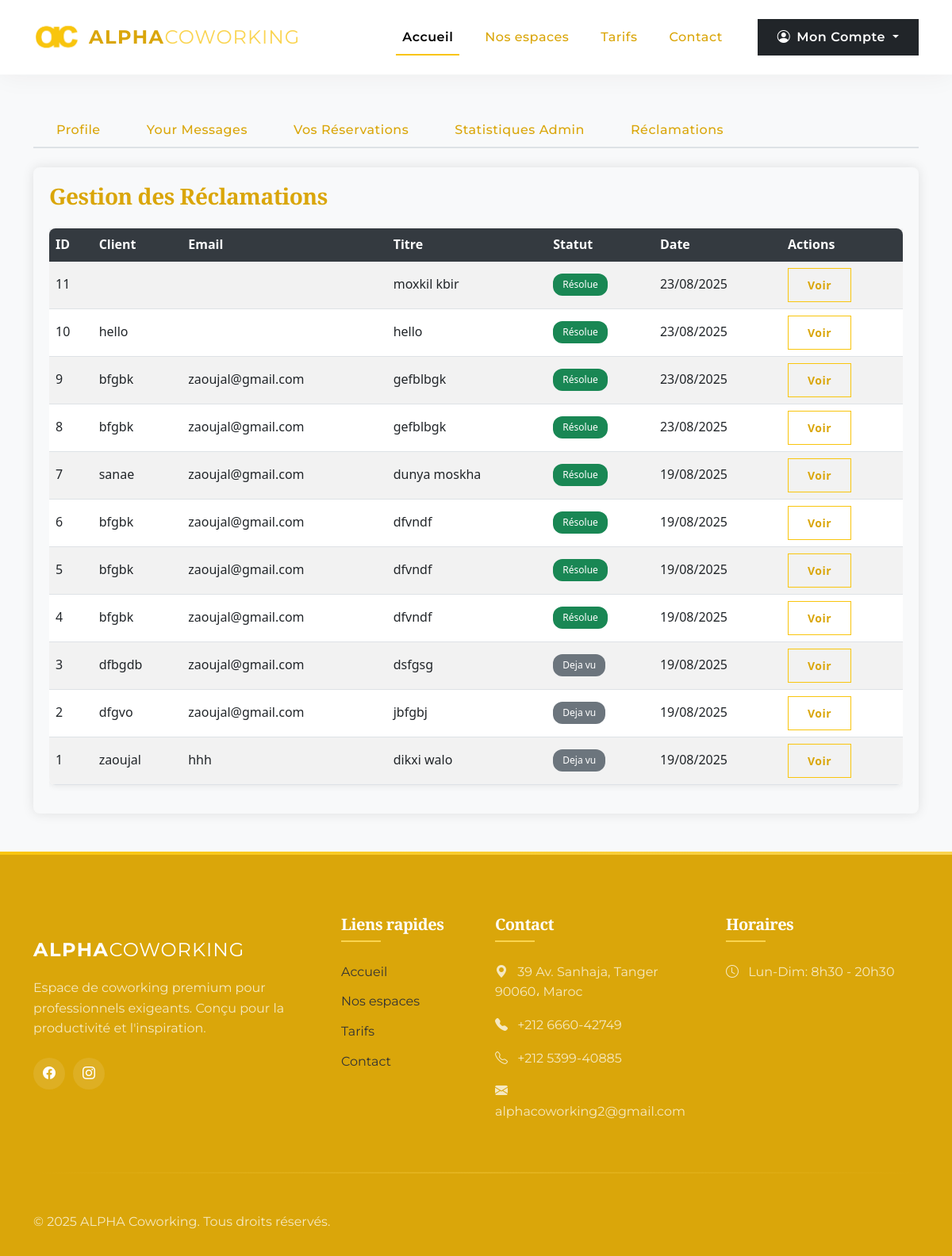
The app's page /dashboard/reclamations (signed in) with its own data.
### pythonic/models.py (models this page shows, shortened)
class Reclamation(db.Model):
    id = db.Column(db.Integer, primary_key=True)
    client_name = db.Column(db.String(100), nullable=True)
    client_email = db.Column(db.String(100), nullable=True)
    title = db.Column(db.String(100), nullable=False)
    description = db.Column(db.Text, nullable=False)
    status = db.Column(db.String(20), default='Nouvelle')
    created_at = db.Column(db.DateTime, default=datetime.utcnow)

### pythonic/reclamation/routes.py (the view)
@reclamation_bp.route('/dashboard/reclamations')
@login_required
def dashboard_reclamations():
    if current_user.email != 'abdalas@alpha.coworking':
        abort(403)  # Accès interdit
    reclamations = Reclamation.query.order_by(Reclamation.created_at.desc()).all()
    return render_template('dashboard_reclamations.html', reclamations=reclamations)

### pythonic/models.py (called while the page is built)
@login_manager.user_loader
def load_user(user_id):
    return User.query.get(int(user_id))

### pythonic/templates/dashboard_reclamations.html (shortened to what this page needs)
{% extends "dashboard.html" %}
{% block reclamations %}
<div class="container my-4 reclamation-container">
    <h3 class="mb-4">Gestion des Réclamations</h3>
    {% if reclamations %}
    <div class="table-responsive">
        <table class="table table-striped table-hover">
            <thead>
                <tr>
                    <th>ID</th>
                    <th>Client</th>
                    <th>Email</th>
                    <th>Titre</th>
                    <th>Statut</th>
                    <th>Date</th>
                    <th>Actions</th>
                </tr>
            </thead>
            <tbody>
                {% for reclamation in reclamations %}
                <tr>
                    <td>{{ reclamation.id }}</td>
                    <td>{{ reclamation.client_name }}</td>
                    <td>{{ reclamation.client_email }}</td>
                    <td>{{ reclamation.title }}</td>
                    <td>
                        {% if reclamation.status == 'Nouvelle' %}
                            <span class="badge bg-danger">{{ reclamation.status }}</span>
                        {% elif reclamation.status == 'Résolue' %}
                            <span class="badge bg-success">{{ reclamation.status }}</span>
                        {% else %}
                            <span class="badge bg-secondary">{{ reclamation.status }}</span>
                        {% endif %}
                    </td>
                    <td>{{ reclamation.created_at.strftime('%d/%m/%Y') }}</td>
                    <td>
                        <a href="{{ url_for('reclamation_bp.reclamation_detail', reclamation_id=reclamation.id) }}" class="btn btn-sm btn-outline-primary">
                            Voir
                        </a>
                    </td>
                </tr>
                {% endfor %}
            </tbody>
        </table>
    </div>
    {% else %}
    <div class="alert alert-info">Aucune réclamation pour le moment.</div>
    {% endif %}
</div>
{% endblock reclamations %}

### pythonic/templates/layout.html (style rules this page uses)
:root { --primary-gradient: linear-gradient(135deg, #f9c50d 0%, #ff9500 100%); --primary-shadow: rgba(249, 197, 13, 0.4); --primary-light: rgba(249, 197, 13, 0.1); --marron-fonce: #daa60a; --marron-dore: #f9c50d; --marron-clair: #fad450; --beige: #333333; --beige-clair: #F8F9FA; --blanc: #FFFFFF; --noir: #212121; --transition: all 0.4s cubic-bezier(0.645, 0.045, 0.355, 1); }
body { font-family: 'Montserrat', sans-serif; background-color: var(--beige-clair); color: var(--noir); overflow-x: hidden; line-height: 1.6; }
h1, h2, h3, h4, h5, .display-1, .display-2, .display-3 { font-family: 'Playfair Display', serif; font-weight: 600; color: var(--marron-fonce); letter-spacing: -0.5px; }
.btn { padding: 10px 24px; font-weight: 600; letter-spacing: 0.5px; border-radius: 0; transition: var(--transition); position: relative; overflow: hidden; }
.btn-outline-primary { color: var(--marron-dore); border-color: var(--marron-dore); background-color: transparent; }

### pythonic/templates/dashboard_reclamations.html (style rules this page uses)
.reclamation-container { font-family: 'Segoe UI', Tahoma, Geneva, Verdana, sans-serif; background-color: #f8f9fa; border-radius: 8px; box-shadow: 0px 0px 15px rgba(0, 0, 0, 0.1); padding: 20px; margin-top: 20px; }
.table-responsive { overflow-x: auto; }
.table { background-color: white; border-radius: 8px; overflow: hidden; box-shadow: 0 0 10px rgba(0, 0, 0, 0.1); }
.table thead tr th { background-color: #343a40; color: white; border: none; }
.table tbody tr td { vertical-align: middle; }
.badge { padding: 8px 12px; border-radius: 12px; font-weight: 500; }
.badge.bg-success { background-color: #28a745; }
.badge.bg-secondary { background-color: #6c757d; }
.btn-outline-primary { border-color: #f9c50d; color: #daa60a; transition: all 0.2s; }

### records on screen
Reclamation: id "11", title "moxkil kbir", status "Résolue", created_at "23/08/2025"
Reclamation: id "10", client_name "hello", title "hello", status "Résolue", created_at "23/08/2025"
Reclamation: id "9", client_name "bfgbk", client_email "zaoujal@gmail.com", title "gefblbgk", status "Résolue", created_at "23/08/2025"
Reclamation: id "8", client_name "bfgbk", client_email "zaoujal@gmail.com", title "gefblbgk", status "Résolue", created_at "23/08/2025"
Reclamation: id "7", client_name "sanae", client_email "zaoujal@gmail.com", title "dunya moskha", status "Résolue", created_at "19/08/2025"
Reclamation: id "6", client_name "bfgbk", client_email "zaoujal@gmail.com", title "dfvndf", status "Résolue", created_at "19/08/2025"
Reclamation: id "5", client_name "bfgbk", client_email "zaoujal@gmail.com", title "dfvndf", status "Résolue", created_at "19/08/2025"
Reclamation: id "4", client_name "bfgbk", client_email "zaoujal@gmail.com", title "dfvndf", status "Résolue", created_at "19/08/2025"
Reclamation: id "3", client_name "dfbgdb", client_email "zaoujal@gmail.com", title "dsfgsg", status "Deja vu", created_at "19/08/2025"
Reclamation: id "2", client_name "dfgvo", client_email "zaoujal@gmail.com", title "jbfgbj", status "Deja vu", created_at "19/08/2025"
Reclamation: id "1", client_name "zaoujal", client_email "hhh", title "dikxi walo", status "Deja vu", created_at "19/08/2025"
